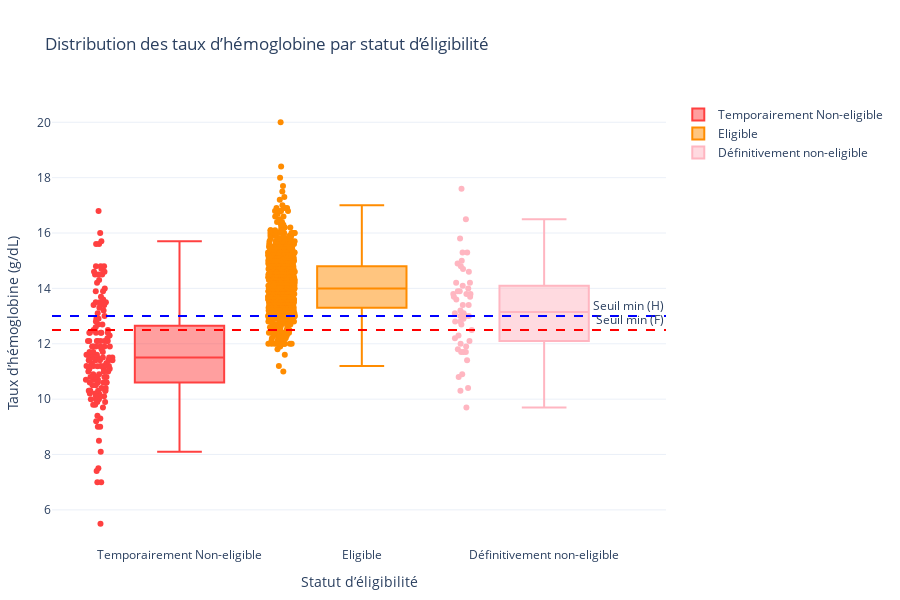

The notebook cell this image was saved under:
### Code cell
plot_hemoglobin_box(df)

### Figure 1 — Plotly figure (JSON) as saved in the notebook; plotly's stock layout.template omitted (floating-point values rounded to 4 significant figures; data arrays with more than 128 entries replaced by an {"elided": "..."} marker saying what was removed)
{"data": [{"boxpoints": "all", "jitter": 0.3, "line": {"width": 2}, "marker": {"color": "#FF4040"}, "name": "Temporairement Non-eligible", "pointpos": -1.8, "type": "box", "y": {"elided": "152 float values"}}, {"boxpoints": "all", "jitter": 0.3, "line": {"width": 2}, "marker": {"color": "#FF8C00"}, "name": "Eligible", "pointpos": -1.8, "type": "box", "y": {"elided": "838 float values"}}, {"boxpoints": "all", "jitter": 0.3, "line": {"width": 2}, "marker": {"color": "#FFB6C1"}, "name": "Définitivement non-eligible", "pointpos": -1.8, "type": "box", "y": [12.8, 14.8, 15.8, 16.5, 15.3, 13.8, 11.7, 13.6, 12.5, 12.3, 12.8, 13, 12.2, 14, 14.2, 13.4, 14.2, 9.7, 12, 10.3, 10.8, 13.7, 13.1, 13.1, 11.9, 10.9, 13.8, 13.8, 14.7, 13, 13, 11.7, 12.7, 13.9, 14.1, 10.4, 15.3, 11.8, 13.9, 13.4, 12.1, 13.7, 11.7, 14.6, 17.6, 15, 11.4, 13.2, 12.9, 14.9]}], "layout": {"annotations": [{"showarrow": false, "text": "Seuil min (F)", "x": 1, "xanchor": "right", "xref": "x domain", "y": 12.5, "yanchor": "bottom", "yref": "y"}, {"showarrow": false, "text": "Seuil min (H)", "x": 1, "xanchor": "right", "xref": "x domain", "y": 13, "yanchor": "bottom", "yref": "y"}], "height": 600, "margin": {"b": 50, "l": 50, "r": 50, "t": 100}, "shapes": [{"line": {"color": "red", "dash": "dash"}, "type": "line", "x0": 0, "x1": 1, "xref": "x domain", "y0": 12.5, "y1": 12.5, "yref": "y"}, {"line": {"color": "blue", "dash": "dash"}, "type": "line", "x0": 0, "x1": 1, "xref": "x domain", "y0": 13, "y1": 13, "yref": "y"}], "showlegend": true, "title": {"text": "Distribution des taux d’hémoglobine par statut d’éligibilité"}, "xaxis": {"title": {"text": "Statut d’éligibilité"}}, "yaxis": {"title": {"text": "Taux d’hémoglobine (g/dL)"}}}}
